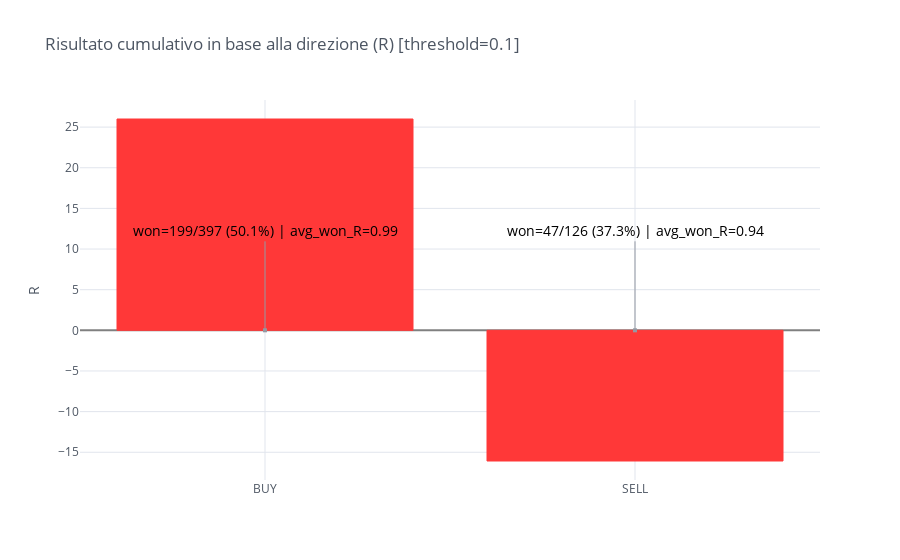

Write notebook code for a chart like this one.
### Markdown cell above
## Analisi direzionale

### Code cell
df = df1.copy()
threshold = 0.1
longs = df[df.side == 'BUY']
shorts = df[df.side == 'SELL']
longs_won = longs[df.result > threshold]
shorts_won = shorts[df.result > threshold]

notes = {0: (f'won={len(longs_won):.0f}/{len(longs):.0f} ({len(longs_won)/len(longs):.1%}) | '
             f'avg_won_R={longs_won.result.mean():.2f}'),

         1: (f'won={len(shorts_won):.0f}/{len(shorts):.0f} ({len(shorts_won)/len(shorts):.1%}) | '
            f'avg_won_R={shorts_won.result.mean():.2f}')}

df.groupby('side').sum().iplot(kind='bar', colors=cf_colors, opacity=1, yTitle='R',
                               zerolinecolor='grey', textangle=0, fontcolor='black', fontsize=14, annotations=notes, 
                               title=f'Risultato cumulativo in base alla direzione (R) [threshold={threshold}]')

### Figure 1 — Plotly figure (JSON) as saved in the notebook; plotly's stock layout.template omitted (floating-point values rounded to 4 significant figures)
{"data": [{"marker": {"color": "rgba(255, 56, 56, 1)", "line": {"color": "rgba(255, 56, 56, 1.0)", "width": 1}}, "name": "result", "orientation": "v", "text": "", "type": "bar", "x": ["BUY", "SELL"], "y": [26.0, -16.08]}], "layout": {"annotations": [{"arrowcolor": "#9499A3", "arrowhead": 7, "ax": 0, "ay": -100, "font": {"color": "black", "size": 14}, "hovertext": "", "opacity": 1, "showarrow": true, "text": "won=199/397 (50.1%) | avg_won_R=0.99", "textangle": 0, "x": 0, "xref": "x", "y": 0, "yref": "y"}, {"arrowcolor": "#9499A3", "arrowhead": 7, "ax": 0, "ay": -100, "font": {"color": "black", "size": 14}, "hovertext": "", "opacity": 1, "showarrow": true, "text": "won=47/126 (37.3%) | avg_won_R=0.94", "textangle": 0, "x": 1, "xref": "x", "y": 0, "yref": "y"}], "legend": {"bgcolor": "#FFFFFF", "font": {"color": "#4D5663"}}, "paper_bgcolor": "#FFFFFF", "plot_bgcolor": "#FFFFFF", "title": {"font": {"color": "#4D5663"}, "text": "Risultato cumulativo in base alla direzione (R) [threshold=0.1]"}, "xaxis": {"gridcolor": "#E1E5ED", "showgrid": true, "tickfont": {"color": "#4D5663"}, "title": {"font": {"color": "#4D5663"}, "text": ""}, "zerolinecolor": "grey"}, "yaxis": {"gridcolor": "#E1E5ED", "showgrid": true, "tickfont": {"color": "#4D5663"}, "title": {"font": {"color": "#4D5663"}, "text": "R"}, "zerolinecolor": "grey"}}}
